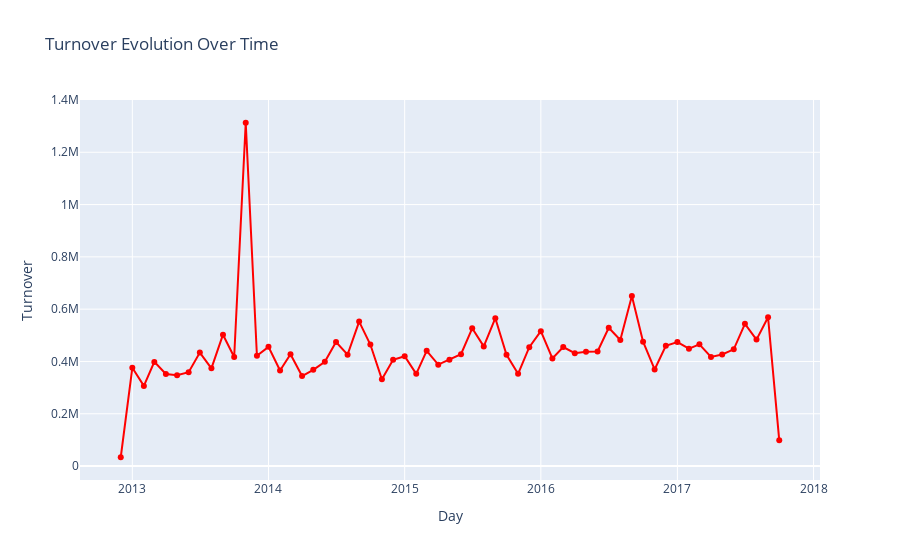

Notebook source saved alongside this figure:
### Markdown cell above
D'après mes connaissances sur décathlon et quelques recherches les sports avec le plus gros turnover chez décathlon sont les sport nautiques, le ski/sports d'hiver, la randonnée, et le fitness. 

Le département 117 fait la majorité de sont turnover entre octobre et mars, on peut supposer que ce département représente les sport d'hiver. 

Le département 127 a le plus gros turnover et a deux pic de ventes, l'été en juillet aout et décembre janvier, cela peut représenter les sports nautiques avec le pic de décembre/janvier qui peut correspondre aux personnes allant en vacances d'hiver au soleil. 

Les deux derniers départements 73 et 88 ont des turnover plus faibles (88 plus important que 73) et sont présents toute l'année en magasin (à la différence du département 117). Les ventes du département 88 sont très stables toute l'année (sauf pic en Novembre 2013) à la différence du département 73 qui a un phénomène de saisonalité sur primtemps et été. Avec ses informations nous pouvons attribuer faire correspondre le département 88 avec le fitness (comportement similaire toute l'année) et et le département 73 avec la randonnée qui est plus généralement pratiquée au printemps et en été même si elle reste présente tout l'année.

### Code cell
fig = px.line(monthly_turnover[monthly_turnover['dpt_num_department']==88], x='year_month', y='turnover', title='Turnover Evolution Over Time')

fig.update_traces(mode='lines+markers', line=dict(color='red'))
fig.update_layout(xaxis_title='Day', yaxis_title='Turnover')

fig.show()

### Figure 1 — Plotly figure (JSON) as saved in the notebook; plotly's stock layout.template omitted (floating-point values rounded to 4 significant figures)
{"data": [{"hovertemplate": "year_month=%{x}<br>turnover=%{y}<extra></extra>", "legendgroup": "", "line": {"color": "red", "dash": "solid"}, "marker": {"symbol": "circle"}, "mode": "lines+markers", "name": "", "orientation": "v", "showlegend": false, "type": "scatter", "x": ["2012-12", "2013-01", "2013-02", "2013-03", "2013-04", "2013-05", "2013-06", "2013-07", "2013-08", "2013-09", "2013-10", "2013-11", "2013-12", "2014-01", "2014-02", "2014-03", "2014-04", "2014-05", "2014-06", "2014-07", "2014-08", "2014-09", "2014-10", "2014-11", "2014-12", "2015-01", "2015-02", "2015-03", "2015-04", "2015-05", "2015-06", "2015-07", "2015-08", "2015-09", "2015-10", "2015-11", "2015-12", "2016-01", "2016-02", "2016-03", "2016-04", "2016-05", "2016-06", "2016-07", "2016-08", "2016-09", "2016-10", "2016-11", "2016-12", "2017-01", "2017-02", "2017-03", "2017-04", "2017-05", "2017-06", "2017-07", "2017-08", "2017-09", "2017-10"], "xaxis": "x", "y": [33700.0, 375700.0, 306500.0, 398300.0, 352200.0, 347000.0, 359000.0, 434100.0, 373800.0, 502400.0, 417100.0, 1313000.0, 422000.0, 455900.0, 365600.0, 427700.0, 344100.0, 368000.0, 398800.0, 474300.0, 425900.0, 552500.0, 464700.0, 331700.0, 406400.0, 420100.0, 352700.0, 440700.0, 387900.0, 406100.0, 427800.0, 526900.0, 457600.0, 565300.0, 425600.0, 352600.0, 454800.0, 515700.0, 411500.0, 455200.0, 431500.0, 436900.0, 438100.0, 528800.0, 481900.0, 650300.0, 475500.0, 369400.0, 459900.0, 474400.0, 449100.0, 465500.0, 417500.0, 426700.0, 446300.0, 543800.0, 483500.0, 568800.0, 98270.0], "yaxis": "y"}], "layout": {"legend": {"tracegroupgap": 0}, "title": {"text": "Turnover Evolution Over Time"}, "xaxis": {"anchor": "y", "domain": [0, 1], "title": {"text": "Day"}}, "yaxis": {"anchor": "x", "domain": [0, 1], "title": {"text": "Turnover"}}}}
